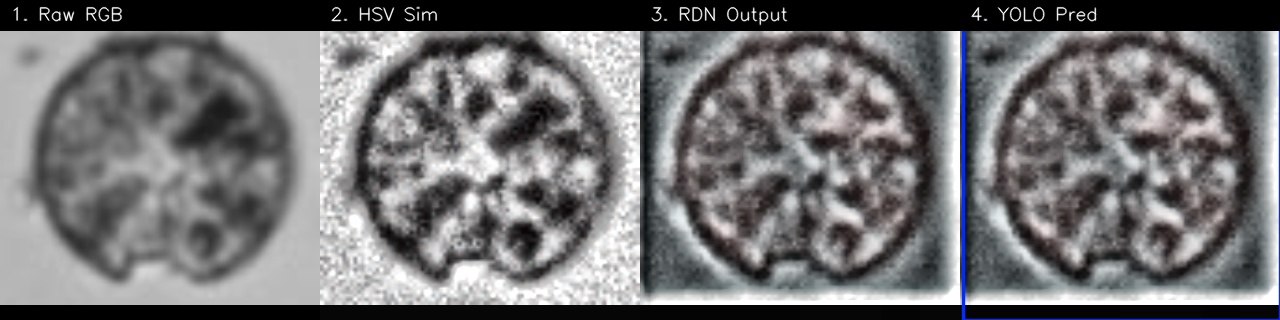
#> input picture code/Polar_sim_0522/data/final_samples_500/ecotaxa_Actinoptychus_1FDA10BA-49ED-4D54-AAA5-D3ACA3B0128D.jpg, 1280 x 320 px; its folder holds only this picture in this run
$ python generate_hsv_data.py --input-dir ../Polar_sim_0522/data/final_samples_500
#> lines starting #> are read from the running program, lines starting #| are printed output that depends on the picture
### code/Polar_sim_0520/hsv_polarization.py
"""HSV-based polarization simulation (Yan et al., Photonics 2024).

Maps RGB → HSV color space, then:
    H (Hue)        → AoP (Angle of Polarization)    [0, π)
    S (Saturation) → DoLP (Degree of Linear Polarization) [0, 1]
    V (Value)      → S₀ (Total Intensity)           [0, 1]

Then uses the Stokes polarimetric model to compute 4-channel output:
    I(θ) = ½ S₀ × (1 + DoLP × cos(2(θ − AoP)))

Reference:
    Yan et al., "Training a Dataset Simulated Using RGB Images for an
    End-to-End Event-Based DoLP Recovery Network", Photonics 2024.
"""

import numpy as np
import cv2
from typing import Dict, Tuple


def hsv_to_polarization(rgb: np.ndarray,
                        polarization_strength: float = 1.0,
                        add_noise: bool = True,
                        noise_level: float = 0.02) -> Dict[str, np.ndarray]:
    """Simulate 4 polarization channels from RGB via HSV color space mapping.

    The core assumption (from Yan et al. 2024):
    - Hue maps to polarization angle: different colored structures
      (cell walls, chloroplasts, vacuoles) have different optical
      anisotropy orientations.
    - Saturation maps to polarization degree: more saturated regions
      (pigment-dense) exhibit stronger polarization response.
    - Value maps to total intensity S₀.

    Args:
        rgb: Input RGB image (H, W, 3), uint8 [0, 255].
        polarization_strength: Global multiplier for DoLP.
        add_noise: Add photon shot noise.
        noise_level: Noise standard deviation relative to intensity.

    Returns:
        Dict with keys "I0", "I45", "I90", "I135" (uint8),
        plus "S0", "DoLP", "AoP" (float intermediates).
    """
    if rgb.dtype != np.uint8:
        rgb = np.clip(rgb, 0, 255).astype(np.uint8)

    h, w = rgb.shape[:2]

    # ── RGB → HSV ──────────────────────────────────────────
    hsv = cv2.cvtColor(rgb, cv2.COLOR_RGB2HSV).astype(np.float32)

    H = hsv[:, :, 0]          # [0, 180)  → AoP
    S = hsv[:, :, 1] / 255.0  # [0, 1]    → DoLP
    V = hsv[:, :, 2] / 255.0  # [0, 1]    → S₀

    # ── Map HSV to Stokes-analogue parameters ──────────────
    AoP = H * np.pi / 180.0            # [0, π)
    DoLP = S * polarization_strength    # [0, 1]
    S0 = V                              # [0, 1]

    # Suppress DoLP where V is very low (noise-dominated, H/S unreliable)
    dark_mask = V < 0.05
    DoLP[dark_mask] *= (V[dark_mask] / 0.05)

    # ── Periodic-aware AoP encoding (for physical consistency) ──
    cos_2aop = np.cos(2 * AoP)
    sin_2aop = np.sin(2 * AoP)

    # ── Compute 4 polarization channels via Stokes formula ──
    # I(θ) = ½ S₀ (1 + DoLP · cos(2(θ − AoP)))
    # cos(2(θ − AoP)) = cos(2θ − 2AoP) = cos(2θ)cos(2AoP) + sin(2θ)sin(2AoP)

    angles_deg = [0, 45, 90, 135]
    channels = {}

    for angle in angles_deg:
        theta = np.deg2rad(angle)
        cos_2theta = np.cos(2 * theta)
        sin_2theta = np.sin(2 * theta)

        cos_diff = cos_2theta * cos_2aop + sin_2theta * sin_2aop
        I_theta = 0.5 * S0 * (1.0 + DoLP * cos_diff)

        # Clip and convert
        I_theta = np.clip(I_theta, 0, 1)
        channels[f"I{angle}"] = (I_theta * 255).astype(np.uint8)

    # ── Add shot noise ─────────────────────────────────────
    if add_noise:
        rng = np.random.default_rng(42)
        for key in [f"I{a}" for a in angles_deg]:
            ch = channels[key].astype(np.float32)
            noise = rng.normal(0, noise_level * 255, (h, w)).astype(np.float32)
            channels[key] = np.clip(ch + noise, 0, 255).astype(np.uint8)

    # Attach intermediates for inspection
    channels["S0"] = (S0 * 255).astype(np.uint8)
    channels["DoLP"] = (DoLP * 255).astype(np.uint8)
    channels["AoP"] = (AoP / np.pi * 255).astype(np.uint8)

    return channels


# [36 lines left out: functions create_preview, batch_simulate_hsv, not called in this run]


# [28 lines that do not run on import are left out]

### code/RDN_HSV_0526/generate_hsv_data.py
"""Generate HSV polarization RDN training data pairs from FMPD images.

Creates (noisy_input → clean_target) pairs for training polarization
reconstruction RDN with HSV-based polarization simulation.

Output: .mat files in noise/ and truth/ subdirectories.
"""
import sys
from pathlib import Path

# Add Polar_sim_0520 to path for hsv_polarization import
sys.path.insert(0, str(Path(__file__).resolve().parents[1] / "Polar_sim_0520"))

import argparse
import numpy as np
import cv2
from scipy.io import savemat
from tqdm import tqdm

from hsv_polarization import hsv_to_polarization


def generate_pairs(input_dir: str, output_dir: str,
                   num_pairs: int = 5000,
                   eval_pairs: int = 200,
                   patch_size: int = 64,
                   noise_level: float = 0.05,
                   polar_strength_range: tuple = (0.5, 1.5)):
    """Generate (noisy input, clean target) pairs for HSV RDN training."""
#> called with input_dir = '../Polar_sim_0522/data/final_samples_500', output_dir = './data', num_pairs = 5000, eval_pairs = 200, patch_size = 64, noise_level = 0.05, polar_strength_range = (0.5, 1.5)
    in_path = Path(input_dir)
    out_dir = Path(output_dir)

    for sub in ["noise", "truth", "eval_noise", "eval_truth"]:
        (out_dir / sub).mkdir(parents=True, exist_ok=True)

    # Collect source images
    img_files = []
    for ext in ["*.tif", "*.tiff", "*.png", "*.jpg", "*.jpeg"]:
        img_files.extend(sorted(in_path.rglob(ext)))

    if not img_files:
        print(f"[ERROR] No images found in {input_dir}")
        return

    print(f"Found {len(img_files)} source images")

    # Pre-load all images
    images = []
    for f in tqdm(img_files, desc="Loading images"):
        img = cv2.imread(str(f))
#> img is the input picture: shape (320, 1280, 3); mean B, G, R 114.6, 113.3, 113.8
        if img is None:
            continue
        img = cv2.cvtColor(img, cv2.COLOR_BGR2RGB)
        h, w = img.shape[:2]
#> h = 320; w = 1280
        if h < patch_size or w < patch_size:
            scale = max(patch_size / h, patch_size / w) * 1.2
            img = cv2.resize(img, (int(w * scale), int(h * scale)),
                           interpolation=cv2.INTER_LINEAR)
        images.append(img)

    if not images:
        print("[ERROR] No valid images loaded")
        return

    print(f"Loaded {len(images)} valid images")
#| Loaded 1 valid images
    total_pairs = num_pairs + eval_pairs
    print(f"Generating {num_pairs} train + {eval_pairs} eval = {total_pairs} total pairs...")

    rng = np.random.default_rng(42)

    def save_pair(idx, patch, strength, noise_level, is_noisy, noise_dir, truth_dir):
        # Clean target
        ch_clean = hsv_to_polarization(patch, polarization_strength=strength,
                                       add_noise=False)
        target = np.zeros((patch_size, patch_size, 4), dtype=np.float32)
        target[:, :, 0] = ch_clean["I0"].astype(np.float32) / 255.0
        target[:, :, 1] = ch_clean["I45"].astype(np.float32) / 255.0
        target[:, :, 2] = ch_clean["I90"].astype(np.float32) / 255.0
        target[:, :, 3] = ch_clean["I135"].astype(np.float32) / 255.0

        if is_noisy:
            ch_noisy = hsv_to_polarization(patch, polarization_strength=strength,
                                           add_noise=True, noise_level=noise_level)
            input_data = np.zeros((patch_size, patch_size, 4), dtype=np.float32)
            input_data[:, :, 0] = ch_noisy["I0"].astype(np.float32) / 255.0
            input_data[:, :, 1] = ch_noisy["I45"].astype(np.float32) / 255.0
            input_data[:, :, 2] = ch_noisy["I90"].astype(np.float32) / 255.0
            input_data[:, :, 3] = ch_noisy["I135"].astype(np.float32) / 255.0
        else:
            input_data = target.copy()

        def normalize_minmax(data):
            mn = data.min(axis=(0, 1), keepdims=True)
            mx = data.max(axis=(0, 1), keepdims=True)
            return (data - mn) / (mx - mn + 1e-10)

        savemat(str(noise_dir / f"{idx:06d}.mat"),
                {"Norm_photon": normalize_minmax(input_data)})
        savemat(str(truth_dir / f"{idx:06d}.mat"),
                {"Norm_photon": normalize_minmax(target)})

    for i in tqdm(range(total_pairs), desc="Generating pairs"):
        img = images[rng.integers(len(images))]
        h, w = img.shape[:2]
        top = rng.integers(0, h - patch_size + 1)
        left = rng.integers(0, w - patch_size + 1)
        patch = img[top:top + patch_size, left:left + patch_size]
        strength = rng.uniform(*polar_strength_range)

        is_eval = i >= num_pairs
        if is_eval:
            save_pair(i - num_pairs, patch, strength, noise_level,
                      True, out_dir / "eval_noise", out_dir / "eval_truth")
        else:
            save_pair(i, patch, strength, noise_level,
                      True, out_dir / "noise", out_dir / "truth")
#> this loop made 5200 passes
#> pass 1, in generate_pairs, `patch = img[top:top + patch_size, left:left + patch_size]`:
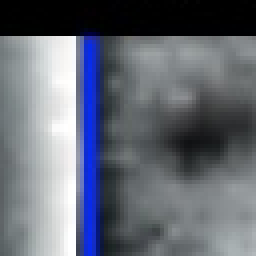
#> patch: shape (64, 64, 3) (shown 4 times larger); mean R, G, B 100.3, 105.5, 116.8
#> pass 1, in hsv_to_polarization, `hsv = cv2.cvtColor(rgb, cv2.COLOR_RGB2HSV).astype(np.float32)`:
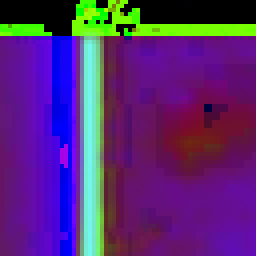
#> hsv: shape (64, 64, 3) float32 (shown 4 times larger); mean R, G, B 87.6, 42.9, 116.9
#> pass 1, in hsv_to_polarization, `H = hsv[:, :, 0]`:
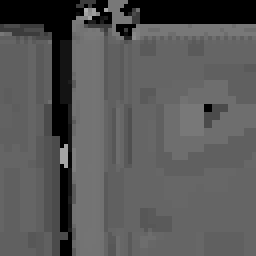
#> H: shape (64, 64) float32 (shown 4 times larger); min 0, max 173, mean 87.6
#> pass 1, in hsv_to_polarization, `S = hsv[:, :, 1] / 255.0`:
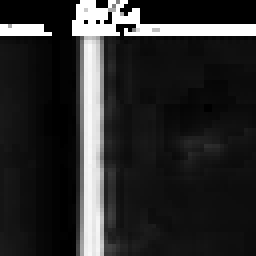
#> S: shape (64, 64) float32 (shown 4 times larger); min 0, max 1, mean 0.168

    print(f"\n[DONE] {num_pairs} train + {eval_pairs} eval pairs generated")
    print(f"  Train input:  {out_dir / 'noise'}/")
    print(f"  Train target: {out_dir / 'truth'}/")
    print(f"  Eval input:   {out_dir / 'eval_noise'}/")
    print(f"  Eval target:  {out_dir / 'eval_truth'}/")


if __name__ == "__main__":
    parser = argparse.ArgumentParser(
        description="Generate HSV polarization RDN training data")
    parser.add_argument("--input-dir", type=str, required=True,
                        help="Directory with source algae images (FMPD)")
    parser.add_argument("--output-dir", type=str, default="./data",
                        help="Output directory for .mat pairs")
    parser.add_argument("--num-pairs", type=int, default=5000)
    parser.add_argument("--eval-pairs", type=int, default=200)
    parser.add_argument("--patch-size", type=int, default=64)
    parser.add_argument("--noise-level", type=float, default=0.05)
    args = parser.parse_args()

    generate_pairs(
        input_dir=args.input_dir,
        output_dir=args.output_dir,
        num_pairs=args.num_pairs,
        eval_pairs=args.eval_pairs,
        patch_size=args.patch_size,
        noise_level=args.noise_level,
    )
